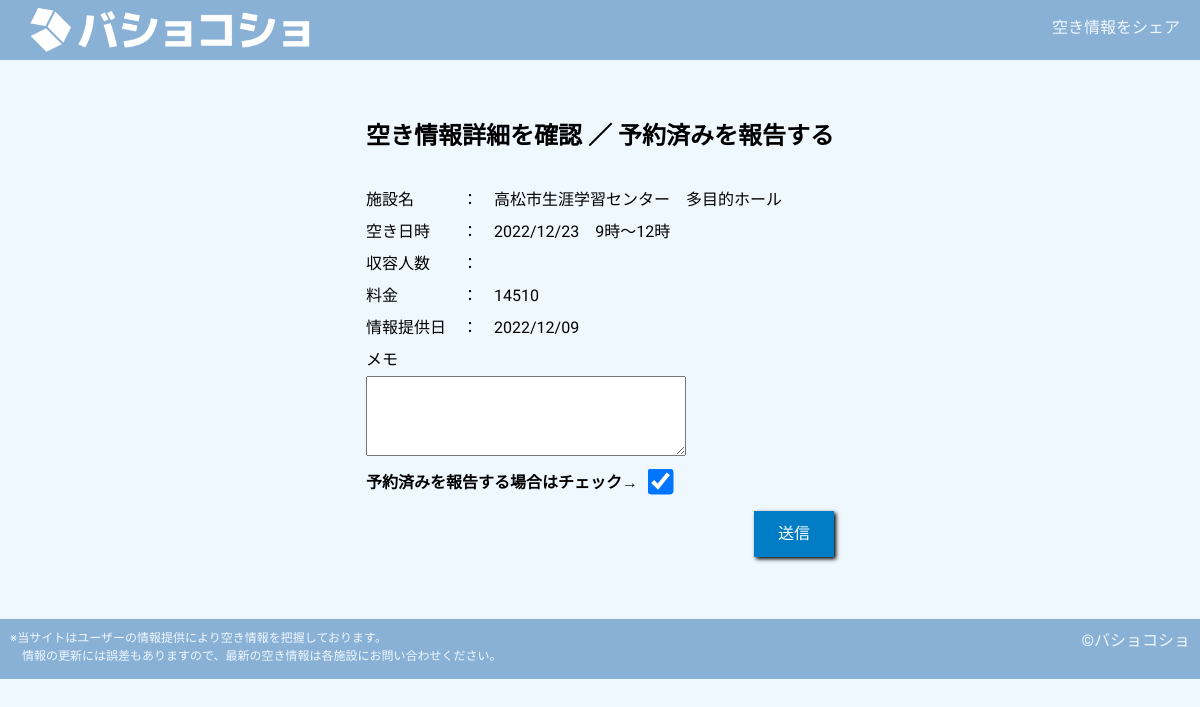
/detail/1, run on the app's committed database.
### tables this page shows
CREATE TABLE "space_list" (
	"ID"	INTEGER NOT NULL,
	"name"	TEXT NOT NULL,
	"space_date"	TEXT NOT NULL,
	"start_time"	INTEGER NOT NULL,
	"end_time"	INTEGER NOT NULL,
	"capacity"	TEXT,
	"price"	TEXT,
	"memo"	TEXT,
	"reserved"	INTEGER NOT NULL DEFAULT 0,
	"createAt"	TEXT,
	PRIMARY KEY("ID" AUTOINCREMENT)
);

### app.py (the view)
@app.route('/detail/<id>')
def detail_get(id):
    conn = sqlite3.connect('bk.db')
    cur = conn.cursor()
    cur.execute("SELECT * FROM space_list WHERE ID = ?;", (id,))
    space = cur.fetchone()
    conn.close()
    return render_template('detail.html', space=space)

### templates/detail.html
{% extends 'base.html' %}
{% block content %}
    <div class="detail-container">
        <h2>空き情報詳細を確認 ／ 予約済みを報告する</h2>
        <br>
        <p>施設名　　　：　{{ space[1] }}</p>
        <p>空き日時　　：　{{ space[2] }}　{{ space[3] }}時～{{ space[4] }}時</p>
        <p>収容人数　　：　{% if space[5] %}{{ space[5] }}{% endif %}</p>
        <p>料金　　　　：　{% if space[6] %}{{ space[6] }}{% endif %}</p>
        <p>情報提供日　：　{{ space[9] }}</p>
        <form action="/detail/{{ space[0] }}" method="post">
            <p>メモ</p>
            <textarea name="memo" id="edit-memo">{% if space[7] %}{{ space[7] }}{% endif %}</textarea>
            <br>
            <strong>予約済みを報告する場合はチェック→</strong><input type="checkbox" name="done" id="edit-done" value="done" {% if space[8] == 1 %} checked {% endif %}>
            <input type="submit" value="送信" class="add-btn">
        </form>
    </div>
{% endblock %}

### static/css/style.css (style rules this page uses)
body { font-family: "M PLUS 1p", "Noto Sans JP", "ヒラギノ角ゴ Pro W3", "Hiragino Kaku Gothic Pro", "ヒラギノ角ゴ ProN W3", "Hiragino Kaku Gothic ProN", "游ゴシック", YuGothic, "メイリオ", "Meiryo", "HGPｺﾞｼｯｸM", "Osaka", "ＭＳ Ｐゴシック", sans-serif, Century Gothic, Arial; background-color:#F0F8FF; }
input[type="submit"] { margin-left: 10px; padding: 5px; width: 5em; color: white; background-color: #007DC5; border: 2px solid #007DC5; box-shadow: 2px 2px 4px #000; }
.add-btn { margin-top: 44px; float: right; }
.detail-container { width: fit-content; height: fit-content; margin: 120px auto; line-height: 2em; }
input[type="checkbox"] { transform: scale(2); margin-left: 1em; }
.detail-container textarea { width: 320px; height: 80px; }

### data on the page
space_list: name "高松市生涯学習センター 多目的ホール", space_date "2022/12/23", start_time "9", end_time "12", price "14510", createAt "2022/12/09", reserved "☑"
